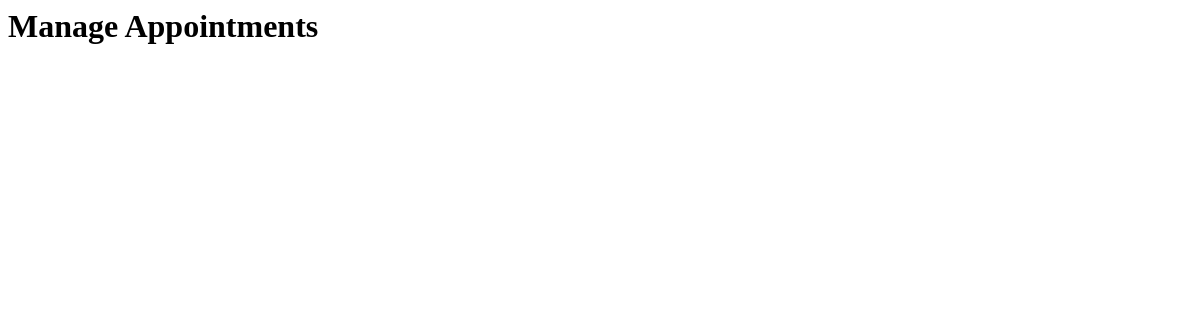
Page /manage/ (signed in) on the earlier database version.
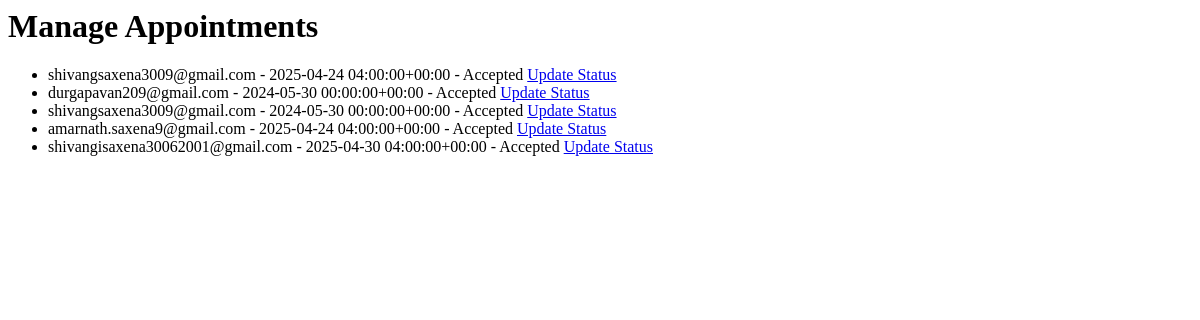
Same page on the later database version.
### Insurance/models.py (models this page shows, shortened)
class Appointment(models.Model):
    STATUS_CHOICES = [
        ('P', 'Pending'),
        ('A', 'Accepted'),
        ('R', 'Rejected'),
    ]
    customer = models.ForeignKey(CustomerDetail, on_delete=models.CASCADE, related_name='appointments')
    agent = models.ForeignKey(Ajents, on_delete=models.CASCADE, related_name='appointments')
    appointment_date = models.DateTimeField()
    status = models.CharField(max_length=1, choices=STATUS_CHOICES, default='P')
    created_at = models.DateTimeField(auto_now_add=True)
    def __str__(self):
        return f"{self.customer.user.username} - {self.appointment_date}"

class CustomerDetail(models.Model):
    user = models.ForeignKey(User,on_delete=models.CASCADE, related_name='customer_details')
    Phone_number=models.CharField(max_length=15,null=True)
    Address=models.CharField(max_length=100,null=True)
    otp = models.CharField(max_length=25,default='0000')

### Insurance/views.py (the view)
# urls.py: path('manage/', views.manage_appointments, name='manage_appointments'),
@staff_member_required
def manage_appointments(request):
    appointments = Appointment.objects.all()
    return render(request, 'manage_appointments.html', {'appointments': appointments})

### Insurance/templates/manage_appointments.html
<h1>Manage Appointments</h1>
<ul>
    {% for appointment in appointments %}
        <li>
            {{ appointment }} - {{ appointment.get_status_display }}
            <a href="{% url 'update_appointment_status' appointment.id %}">Update Status</a>
        </li>
    {% endfor %}
</ul>

Differences in the rows shown:
added Appointment: customer+appointment_date "shivangsaxena3009@gmail.com - 2025-04-24 04:00:00+00:00", status "Accepted"
added Appointment: customer+appointment_date "durgapavan209@gmail.com - 2024-05-30 00:00:00+00:00", status "Accepted"
added Appointment: customer+appointment_date "shivangsaxena3009@gmail.com - 2024-05-30 00:00:00+00:00", status "Accepted"
added Appointment: customer+appointment_date "amarnath.saxena9@gmail.com - 2025-04-24 04:00:00+00:00", status "Accepted"
added Appointment: customer+appointment_date "shivangisaxena30062001@gmail.com - 2025-04-30 04:00:00+00:00", status "Accepted"
